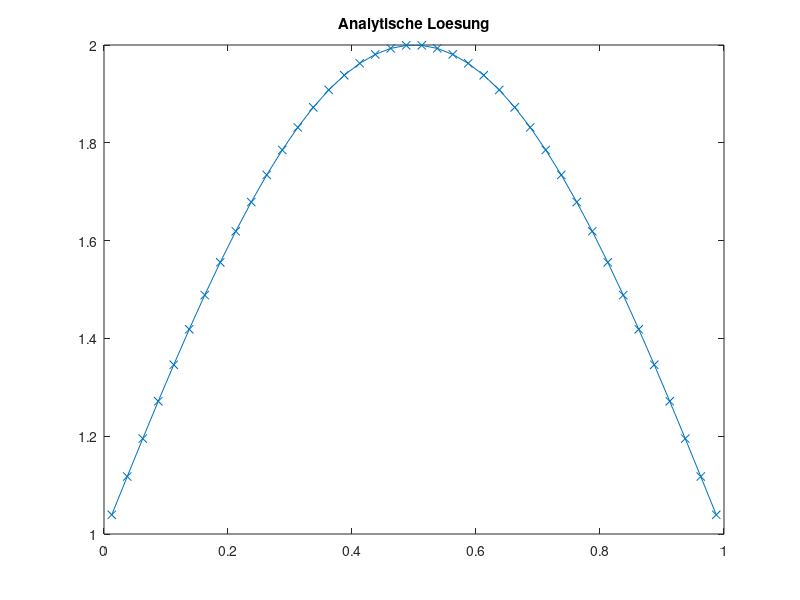
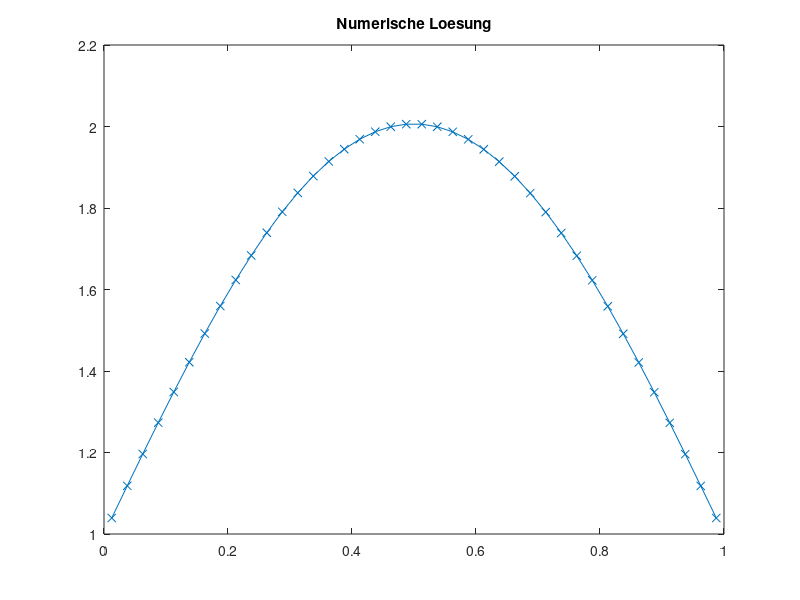
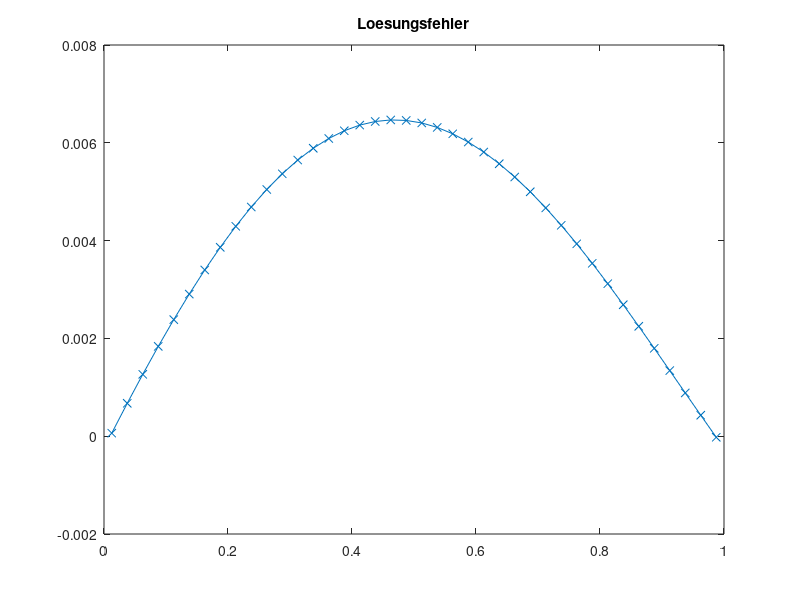
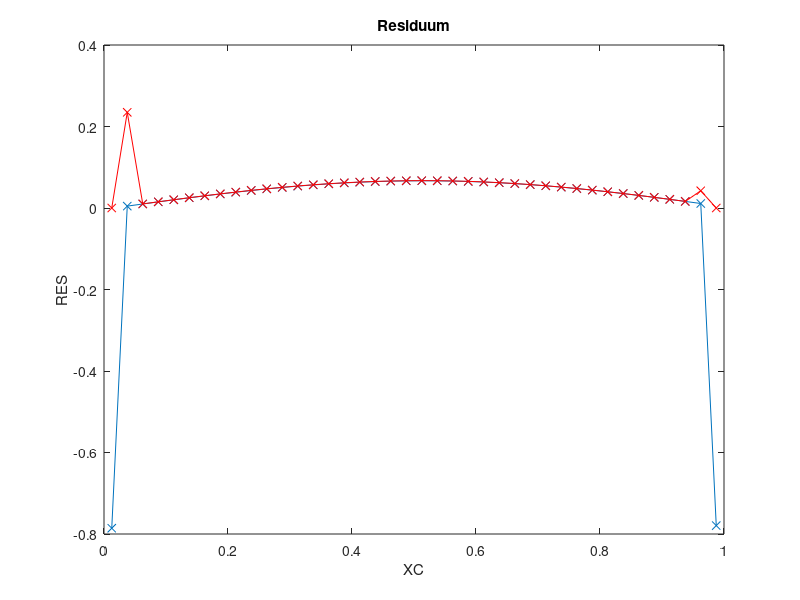

Write MATLAB code to recreate these figures, in order.
clc
clear all
close all

SOL=@(x) sin(pi*x)+1;
MSOL=@(x) pi*cos(pi*x)-pi^2*sin(pi*x);

%SOL=@(x) cos(pi*x)-1;
%MSOL=@(x) -pi*sin(pi*x)-pi^2*cos(pi*x);

DIF=1.0;
KONV=1.0;
BETA=0.5;
XMIN=0.0;
XMAX=1.0;

N=40; % KV's

X = linspace(XMIN, XMAX, N+1);
XC = (X(1:N)+X(2:N+1))/2;
XCR = [XMIN, XC, XMAX];

%%% ANALYTISCHE LÖSUNG
TA = zeros(1, N);
for I=1:N
  TA(I)=SOL(XC(I));
end

figure(1)
plot(XC, TA, 'x-');
title('Analytische Loesung')

%%% FVM Lösung

% Randbedingungen
RBE = SOL(XMAX);
RBW = SOL(XMIN);

% Koeffizienten speichern
AP = zeros(1, N);
AE = zeros(1, N);
AW = zeros(1, N);

for I=1:N
  DX = X(I+1)-X(I);

  DXE = XCR(I+2)-XCR(I+1);
  DXW = XCR(I+1)-XCR(I);

  AE(I) = DIF/(DXE*DX);
  AW(I) = DIF/(DXW*DX);

  AP(I) = -AE(I)-AW(I);

  % UDS
  DXeP = X(I+1)-XCR(I+1);
  DXPw = XCR(I+1)-X(I);
  AEKU(I) = 0;
  AWKU(I) = -KONV/DX;
  APKU(I) = KONV/DX;

  % CDS
  DCDSE = (X(I+1)-XCR(I+1))/DXE;
  DCDSW = (XCR(I+1)-X(I))/DXW;

  AEKC(I) = KONV/DX * DCDSE;
  AWKC(I) = -KONV/DX * DCDSW;

  APKC(I) = KONV/DX * ((1-DCDSE)-(1-DCDSW));
  AKC(I) = KONV/DX;
end

% Gesamtgleichungssystem aufstellen
A = zeros(N);
b = zeros(N,1);

for I=1:N
  b(I) = MSOL(XC(I));

  % Hauptdiagonale
  A(I,I) = AP(I) + (1-BETA)*APKU(I) + BETA*APKC(I);

  % Westliche Nebendiagonale
  if mod(I,N)==1
    b(I) = b(I) - AW(I)*RBW + AKC(I)*RBW;
  else
    A(I, I-1) = AW(I) + (1-BETA)*AWKU(I) + BETA*AWKC(I);
  end

  % Östliche Nebendiagonale
  if mod(I,N)==0
    b(I) = b(I) - AE(I)*RBE - AKC(I)*RBE;
    A(I, I) = AP(I) + BETA*APKC(I);
  else
    A(I, I+1) = AE(I) + (1-BETA)*AEKU(I) + BETA*AEKC(I);
  end
end

T=A\b;

figure(2)
plot(XC, T, 'x-');
title('Numerische Loesung')

%%% Lösungsfehler berechnen
SERR=0.0;
ERR=zeros(1, N);
for I=1:N
    ERR(I)=T(I)-TA(I);
    SERR=SERR+ERR(I)^2;
end
SERR=sqrt(SERR/(N));

figure(3)
plot(XC, ERR, 'x-');
title('Loesungsfehler')

fprintf('Summierter Fehler %16.10e N=%g\n', SERR, N);


%%% ORDNUNG  BESTIMMEN
% für sin x +1, BETA=0.5
ERR5=4.7252901913e-02;
ERR10=2.0353266115e-02;
ERR20=9.4119189630e-03;
ERR40=4.5231320218e-03;
ERR80=2.2170064635e-03;
op=log((ERR5)/(ERR10))/log(2);
fprintf('Ordnung des Verfahrens %16.10e \n',op  );
op=log((ERR10)/(ERR20))/log(2);
fprintf('Ordnung des Verfahrens %16.10e \n',op  );
op=log((ERR20)/(ERR40))/log(2);
fprintf('Ordnung des Verfahrens %16.10e \n',op  );
op=log((ERR40)/(ERR80))/log(2);
fprintf('Ordnung des Verfahrens %16.10e \n',op  );


%%%% RESIDUUM BERECHNEN
t=zeros(N, 1);
for I=1:N
    t(I)=SOL(XC(I));
end

RES=A*t-b;

figure(4)
plot(XC,RES,'x-');

xlabel('XC')
ylabel('RES')
title('Residuum')

%%% Truncation Error berechnen

% b ohne Randwerte
TE=zeros(1, N);
for I=1:N
  b(I) = MSOL(XC(I));
end

for I=3:N-2
  DX = X(I+1)-X(I);
  TE(I) = (DX/24 * (b(I+1) - 2*b(I) + b(I-1)))... % TE_source
        + ((T(I+2)-3*T(I+1)+3*T(I)-T(I-1))/(24*DX))... % TE_e
        - ((T(I+1)-3*T(I)+3*T(I-1)-T(I-2))/(24*DX))... % TE_w
        - (1-BETA)*(3/8*T(I+1) - T(I)/4 - T(I-1)/8)... % TE_uds_e
        + (1-BETA)*(3/8*T(I) - T(I-1)/4 - T(I-2)/8)... % TE_uds_w
        + BETA*(T(I+1)-2*T(I)+T(I-1))/8 ... % TE_e_cds
        + BETA*(T(I+2)-2*T(I+1)+2*T(I-1)-T(I-2))/32 ... % TE_e_cds
        - BETA*(T(I+1)-2*T(I)+T(I-1))/8 ...
        + BETA*(T(I+2)-2*T(I+1)+2*T(I-1)-T(I-2))/32;

  TE(I) = TE(I)/DX;
end;

% TE Sonderfälle für Randvolumen
I=2;
DX = X(I+1)-X(I);
TE(I) = (DX/24 * (b(I+1) - 2*b(I) + b(I-1)))... % TE_source
      + ((T(I+2)-3*T(I+1)+3*T(I)-T(I-1))/(24*DX))... % TE_e
      - ((T(I+1)-3*T(I)+4*T(I-1)-2*RBW)/(24*DX))... % TE_w
      - (1-BETA)*(3/8*T(I+1) - T(I)/4 - T(I-1)/8)... % TE_uds_e
      + (1-BETA)*(3/8*T(I) + T(I-1)/8 - RBW/2); % TE_uds_w_rand
      + BETA*(T(I+1)-2*T(I)+T(I-1))/8 ... % TE_e_cds
      + BETA*(T(I+2)-2*T(I+1)+2*T(I-1)-2*RBW)/32 ... % TE_e_cds
      - BETA*(T(I+1)-2*T(I)+T(I-1))/8 ...
      + BETA*(T(I+2)-2*T(I+1)+3*T(I-1)-2*RBW)/32;
  TE(I) = TE(I)/DX;

I = N-1;
DX = X(I+1)-X(I);
TE(I) = (DX/24 * (b(I+1) - 2*b(I) + b(I-1)))... % TE_source
      + ((2*RBE-4*T(I+1)+3*T(I)-T(I-1))/(24*DX))... % TE_e
      - ((T(I+1)-3*T(I)+3*T(I-1)-T(I-2))/(24*DX))... % TE_w
      - (1-BETA)*(3/8*T(I+1) - T(I)/4 - T(I-1)/8)... % TE_uds_e
      + (1-BETA)*(3/8*T(I) - T(I-1)/4 - T(I-2)/8); % TE_uds_w
      + BETA*(T(I+1)-2*T(I)+T(I-1))/8 ... % TE_e_cds
      + BETA*(2*RBE-3*T(I+1)+2*T(I-1)-T(I-2))/32 ... % TE_e_cds
      - BETA*(T(I+1)-2*T(I)+T(I-1))/8 ...
      + BETA*(2*RBE-3*T(I+1)+2*T(I-1)-T(I-2))/32;

  TE(I) = TE(I)/DX;

hold on;
plot(XC, TE, 'rx-');

RESTE = RES-TE';

figure(5)
plot(XC(3:N-2), RESTE(3:N-2), 'x-')
xlabel('XC')
ylabel('RES-TE')

